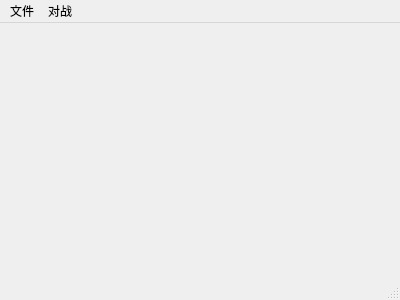
<?xml version="1.0" encoding="UTF-8"?>
<ui version="4.0">
 <class>MainWindow</class>
 <widget class="QMainWindow" name="MainWindow">
  <property name="geometry">
   <rect>
    <x>0</x>
    <y>0</y>
    <width>400</width>
    <height>300</height>
   </rect>
  </property>
  <property name="windowTitle">
   <string>国际象棋对战平台</string>
  </property>
  <widget class="QWidget" name="centralWidget"/>
  <widget class="QMenuBar" name="menuBar">
   <property name="geometry">
    <rect>
     <x>0</x>
     <y>0</y>
     <width>400</width>
     <height>26</height>
    </rect>
   </property>
   <widget class="QMenu" name="menuFile">
    <property name="title">
     <string>文件</string>
    </property>
    <addaction name="actionInit"/>
    <addaction name="actionOpen"/>
    <addaction name="actionSave"/>
    <addaction name="separator"/>
    <addaction name="actionQuit"/>
   </widget>
   <widget class="QMenu" name="menu">
    <property name="title">
     <string>对战</string>
    </property>
    <addaction name="actionServer"/>
    <addaction name="actionClient"/>
    <addaction name="separator"/>
    <addaction name="actionAD"/>
   </widget>
   <addaction name="menuFile"/>
   <addaction name="menu"/>
  </widget>
  <widget class="QStatusBar" name="statusBar"/>
  <action name="actionOpen">
   <property name="text">
    <string>打开残局</string>
   </property>
   <property name="toolTip">
    <string>打开残局</string>
   </property>
  </action>
  <action name="actionQuit">
   <property name="text">
    <string>退出</string>
   </property>
   <property name="toolTip">
    <string>退出</string>
   </property>
  </action>
  <action name="actionInit">
   <property name="text">
    <string>初始局面</string>
   </property>
   <property name="toolTip">
    <string>初始化棋局</string>
   </property>
  </action>
  <action name="actionSave">
   <property name="text">
    <string>保存残局</string>
   </property>
  </action>
  <action name="actionClient">
   <property name="text">
    <string>连接服务器</string>
   </property>
   <property name="toolTip">
    <string>连接服务器</string>
   </property>
  </action>
  <action name="actionServer">
   <property name="text">
    <string>建立服务器</string>
   </property>
   <property name="toolTip">
    <string>建立服务器</string>
   </property>
  </action>
  <action name="actionAD">
   <property name="enabled">
    <bool>false</bool>
   </property>
   <property name="text">
    <string>认输</string>
   </property>
   <property name="toolTip">
    <string>认输</string>
   </property>
  </action>
 </widget>
 <layoutdefault spacing="6" margin="11"/>
 <resources/>
 <connections/>
</ui>
